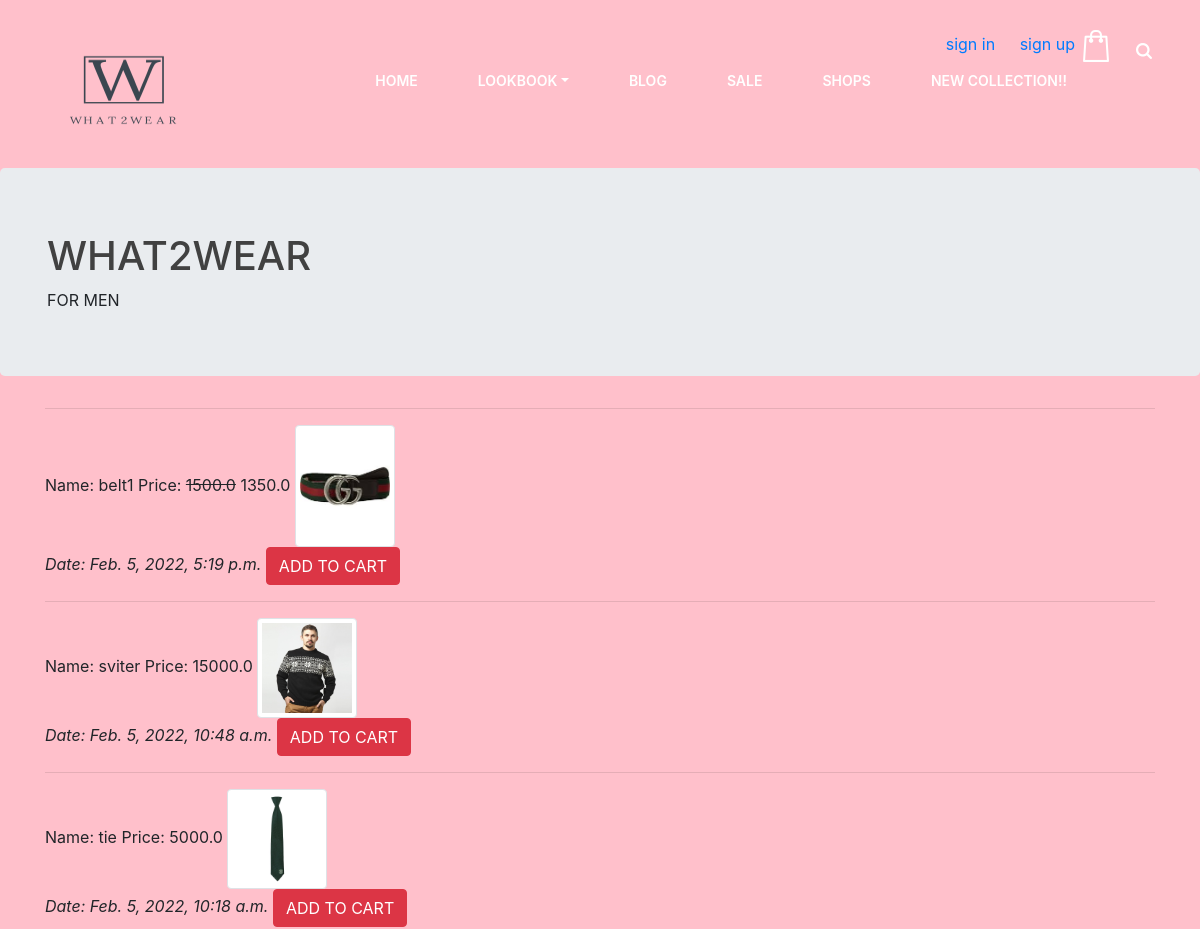
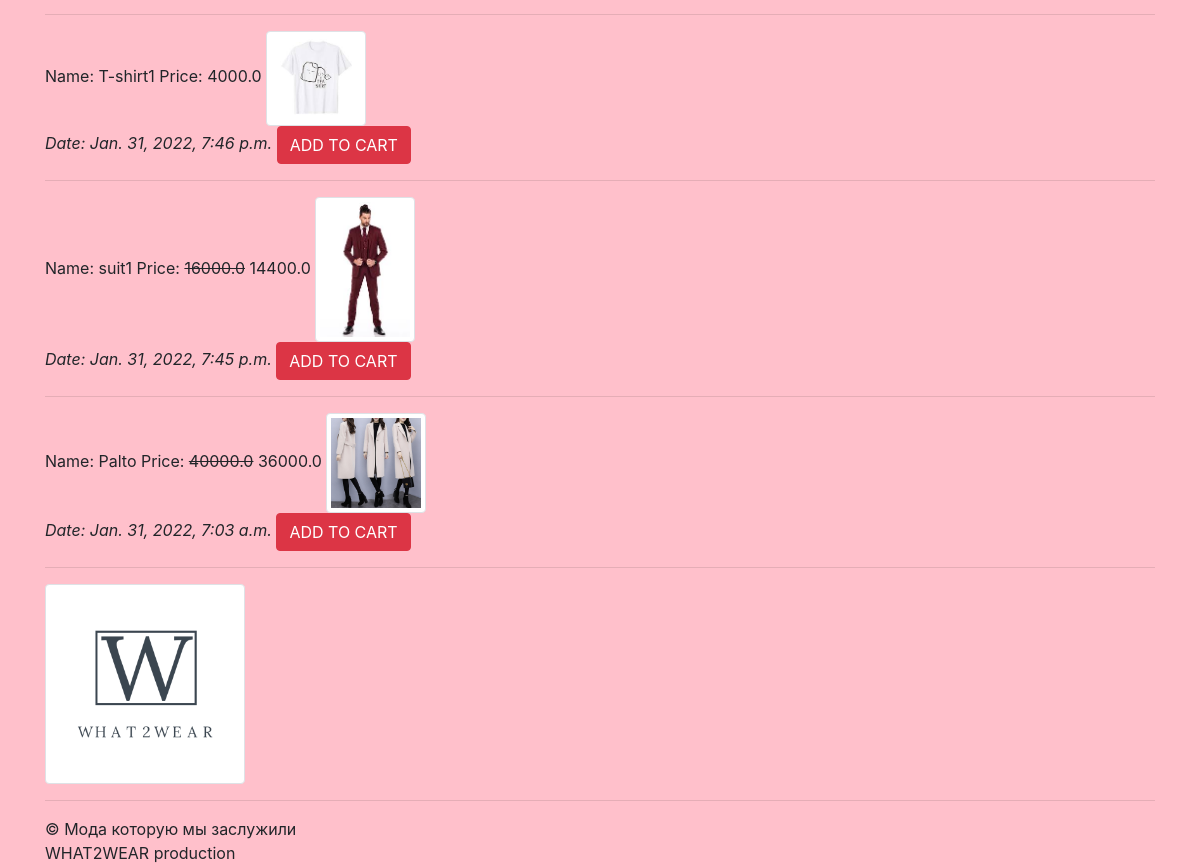
The app's page /main/collection/men/ with its own data (2 pictures, top to bottom).
### LM/main/models.py (models this page shows, shortened)
class Clothes(models.Model):
    boolOff = models.BooleanField(default="False")
    boolUp = models.BooleanField(default="False")
    boolDown = models.BooleanField(default="False")
    boolOutwear = models.BooleanField(default="False")
    boolShoes = models.BooleanField(default="False")
    boolAcc = models.BooleanField(default="False")
    name = models.CharField(max_length=100)
    genderW = models.BooleanField(default=False)
    genderM = models.BooleanField(default=False)
    price = models.FloatField(default=0)
    prom = models.FloatField(default=0)
    date = models.DateTimeField(default=django.utils.timezone.now)
    image = models.ImageField(upload_to="media/clothes_image", blank=True)
    slug = models.SlugField(default=name)
    shop = models.ForeignKey(Shops, on_delete=models.CASCADE)
    def isProm_0(self):
        if (self.prom == 0):
            return True
        else:
            return False
    def priceWithProm(self):
        price = self.price-self.price / 100 * self.prom
        return price
    def get_add_to_cart_url(self):
        return reverse("main:add-to-cart-p", kwargs={
            'slug': self.slug
        })

### LM/main/views.py (the view)
# urls.py: path('collection/men/', views.men, name='men'),
def men(request):
    user_first_name = None
    if request.user.is_authenticated:
        user_first_name = get_user_first_name(request.user)
    listMen = Clothes.objects.order_by("-date")
    return render(request, 'clothesL/men.html',
                  {'listMen': listMen, "user_first_name": user_first_name})  # utir i to cho to передать dictionary

### LM/mainApp/templates/clothesL/men.html
{% extends "clothesL/catalogue.html" %}
{% block content%}
    FOR MEN
{% endblock %}
{% block cl%}
{% for kiim in listMen%}
{%if kiim.genderM%}
            <hr>
                 Name: {{kiim.name}}
Price:
                {% if kiim.isProm_0%}
                    {{kiim.price}}
                {%else%}
                     <s>{{kiim.price}}</s>
                    {{kiim.priceWithProm}}
                    {% endif%}
{% if kiim.image %}
<a href="/main/collection/product/people/{{kiim.slug}}" >
    <img src="{{ kiim.image.url}}" width="100" height="100" class="img-thumbnail">
</a>
{% endif %}
<br>
<i>Date: {{kiim.date}}</i>
<a href="{{ kiim.get_add_to_cart_url }}" ><button class="btn btn-danger">
    ADD TO CART</button></a>
{%endif%}
    {% endfor %}
<hr>
{% endblock %}

### LM/mainApp/templates/clothesL/catalogue.html (shortened to what this page needs)
<!DOCTYPE html>
<html lang="en">
<head>
    {% load static %}
    <link rel="stylesheet" href="{% static 'css/font-awesome.min.css' %}"/>
    <link rel="stylesheet" href="{% static 'css/owl.carousel.css' %}"/>
    <link rel="stylesheet" href="{% static 'css/style.css' %}"/>
    <link rel="stylesheet" href="{% static 'css/animate.css '%}"/>
    <link rel="stylesheet" href="{% static 'css/font-awesome.min.css' %}"/>
    <link rel="stylesheet" href="{% static 'css/owl.carousel.css' %}"/>
    <link rel="stylesheet" href="{% static 'css/style.css' %}"/>
    <link rel="stylesheet" href="{% static 'css/animate.css' %}"/>
    <link rel="stylesheet" href="{% static 'css/bootstrap.css' %}">
    <link rel="stylesheet" href="{% static 'css/themify-icons.css' %}">
    <link rel="stylesheet" href="{% static 'css/flaticon.css' %}">
    <link rel="stylesheet" href="{% static 'css/all.min.css' %}">
    <link rel="stylesheet" href="{% static 'css/animate.css' %}">
    <link rel="stylesheet" href="{% static 'css/magnific-popup.css' %}">
    <link rel="stylesheet" href="{% static 'css/style.css' %}">
    <link rel="stylesheet" href="{% static 'css/responsive.css' %}">
    <link rel="stylesheet" href="{% static 'css/bootstrap.min.css' %}" type="text/css">
    <link rel="stylesheet" href="https://cdnjs.cloudflare.com/ajax/libs/font-awesome/4.7.0/css/font-awesome.min.css">
    {% load static%}
    <link rel="stylesheet" href="{% static 'css/bootstrap.min.css' %}" type="text/css">
</head>
<body style="background: pink">
<header class="header-section">
    <div class="container-fluid">
        <div class="site-logo">
            <a class="nav-brand" href="/"><img src="{% static 'img/logoo.png' %}" height="120" width="150"
                                               alt="logo"></a>
        </div>
        <div class="header-right">
            <a style="margin-right: 30px">{% if user.is_authenticated %}
                Welcome, {{user_first_name}}</a>
            <a href="/main/collection/account"> Account </a>
            <a href="/users/logout" class="search"> log out </a>
            <a href="/main/collection/order-summary/" class="card-bag"><img src="static/img/icons/bag.png" alt=""></a>
            {% else%}
            <a href="/users/login" class="search"> sign in </a>
            <a href="/users/register" class="search"> sign up </a>
            {% endif %}
            <a href="/main/collection/order-summary/" class="card-bag"><img src="{% static 'img/icons/bag.png' %}"
                                                                             alt=""></a>
            <a href="#" class="search"><img src="{% static 'img/icons/search.png'%}" alt=""></a>
        </div>
        <ul class="main-menu">
            <li><a href="/">Home</a></li>
            <li class="nav-item submenu dropdown">
                <a href="/main/collection" class="nav-link dropdown-toggle" data-toggle="dropdown" role="button"
                   aria-haspopup="true" aria-expanded="false">Lookbook</a>
            </li>
            <li><a href="/main/collection/blog">Blog</a></li>
            <li><a href="/main/collection/prom">Sale</a></li>
            <li><a href="/main/collection/shops">Shops</a></li>
            <li><a href="/main/collection/newCollection">NEW COLLECTION!!</a></li>
        </ul>
    </div>
</header>
<br><br><br><br><br><br><br>
</body>
<body style="background: pink">
<div class="jumbotron">
    <div class="container">
        <h1>
            {% include "mainApp/includes/smth.html" %}
        </h1>
        {% block content %}{% endblock %}
    </div>
</div>
<div class="container">
    {% block cl%}
    {% endblock %}
</div>
<div class="container">
    <img src="{% static 'img/logoo.png' %}" height="200" width="200" alt="logo" class="img-thumbnail">
    <hr>
    &copy; Мода которую мы заслужили <br>
    WHAT2WEAR production
</div>
</body>
</html>

### LM/mainApp/templates/mainApp/includes/smth.html
{% block content %}
   WHAT2WEAR
{% endblock %}

### LM/mainApp/static/css/style.css (style rules this page uses)
html, body { height: 100%; font-family: 'Raleway', sans-serif; -webkit-font-smoothing: antialiased; font-smoothing: antialiased; }
h1, h2, h3, h4, h5, h6 { margin: 0; font-weight: 500; color: #414141; }
h1 { font-size: 70px; }
img { max-width: 100%; }
ul, ol { padding: 0; margin: 0; }
.header-section { position: absolute; width: 100%; padding: 30px 33px 0; left: 0; top: 0; z-index: 99; }
.site-logo { display: inline-block; padding-top: 0; float: left; }
.main-menu { list-style: none; margin: 0 auto; display: block; float: right; margin-right: 450px; }
.main-menu li { display: inline; float: left; }
.main-menu li a { display: inline-block; font-size: 14px; text-transform: uppercase; font-weight: 600; color: #fff; padding: 8px 5px 0; margin-left: 50px; }
.header-right { float: right; }
.header-right a { display: inline-block; }
.header-right .card-bag { position: relative; text-align: center; }
.header-right .search { margin-left: 20px; }
.header-right .search img { padding-top: 10px; }
@media (min-width: 1200px) { .container { max-width: 1176px; } }
@media only screen and (max-width: 1527px) { .main-menu { margin-right: 290px; } }
@media only screen and (max-width: 1350px) { .main-menu { margin-right: 80px; } }

### records on screen
Clothes: name "belt1", price "1500.0", priceWithProm "1350.0", image (picture), date "Feb. 5, 2022, 5:19 p.m."
Clothes: name "sviter", price "15000.0", image (picture), date "Feb. 5, 2022, 10:48 a.m."
Clothes: name "tie", price "5000.0", image (picture), date "Feb. 5, 2022, 10:18 a.m."
Clothes: name "T-shirt1", price "4000.0", image (picture), date "Jan. 31, 2022, 7:46 p.m."
Clothes: name "suit1", price "16000.0", priceWithProm "14400.0", image (picture), date "Jan. 31, 2022, 7:45 p.m."
Clothes: name "Palto", price "40000.0", priceWithProm "36000.0", image (picture), date "Jan. 31, 2022, 7:03 a.m."
